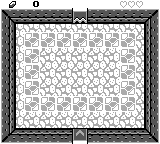

A level layout from a 2D game, rendered from its tile map. Below: a short description, then the map file with its tile-grid data intact:
An orthogonal 20x18 tile map with 8x8 px tiles, 1 tile layer (Tile Layer 1), 6 tilesets.

<map version="1.2" tiledversion="1.2.2" orientation="orthogonal" renderorder="right-down" width="20" height="18" tilewidth="8" tileheight="8" infinite="0" nextlayerid="2" nextobjectid="1">
 <tileset firstgid="1" source="floor-a.tsx" />
 <tileset firstgid="17" source="overworld-landscape.tsx" />
 <tileset firstgid="113" source="walls-a.tsx" />
 <tileset firstgid="145" source="items-2.tsx" />
 <tileset firstgid="209" source="dungeon-items.tsx" />
 <tileset firstgid="225" source="doors.tsx" />
 <layer id="1" name="Tile Layer 1" width="20" height="18">
  <data encoding="csv">
93,224,93,93,193,93,93,93,93,93,93,93,93,93,93,222,222,222,93,93,
2684354675,2684354683,2684354683,2684354683,2684354683,2684354683,2684354683,2684354683,2684354683,3221225716,3221225715,2684354683,2684354683,2684354683,2684354683,2684354683,2684354683,2684354683,2684354683,3221225587,
123,2684354691,137,137,137,137,137,137,137,249,250,137,137,137,137,137,137,137,3221225603,3221225595,
123,1610612873,1,2,1,2,1,2,1,2,1,2,1,2,1,2,1,2,2684354697,3221225595,
123,1610612873,3,9,10,9,10,9,10,9,10,9,10,9,10,9,10,4,2684354697,3221225595,
123,1610612873,1,11,12,11,12,11,12,11,12,11,12,11,12,11,12,2,2684354697,3221225595,
123,1610612873,3,9,10,4,3,4,3,4,3,4,3,4,3,9,10,4,2684354697,3221225595,
123,1610612873,1,11,12,2,1,2,1,2,1,2,1,2,1,11,12,2,2684354697,3221225595,
123,1610612873,3,9,10,4,3,4,3,4,3,4,3,4,3,9,10,4,2684354697,3221225595,
123,1610612873,1,11,12,2,1,2,1,2,1,2,1,2,1,11,12,2,2684354697,3221225595,
123,1610612873,3,9,10,4,3,4,3,4,3,4,3,4,3,9,10,4,2684354697,3221225595,
123,1610612873,1,11,12,2,1,2,1,2,1,2,1,2,1,11,12,2,2684354697,3221225595,
123,1610612873,3,9,10,9,10,9,10,9,10,9,10,9,10,9,10,4,2684354697,3221225595,
123,1610612873,1,11,12,11,12,11,12,11,12,11,12,11,12,11,12,2,2684354697,3221225595,
123,1610612873,3,4,3,4,3,4,3,4,3,4,3,4,3,4,3,4,2684354697,3221225595,
123,1610612873,1,2,1,2,1,2,1,2,1,2,1,2,1,2,1,2,2684354697,3221225595,
123,131,3221225609,3221225609,3221225609,3221225609,3221225609,3221225609,3221225609,263,264,3221225609,3221225609,3221225609,3221225609,3221225609,3221225609,3221225609,1610612867,3221225595,
115,138,138,138,138,138,138,138,1610612859,2684354808,2684354792,1610612859,138,138,138,138,138,138,138,1610612851
</data>
 </layer>
</map>
